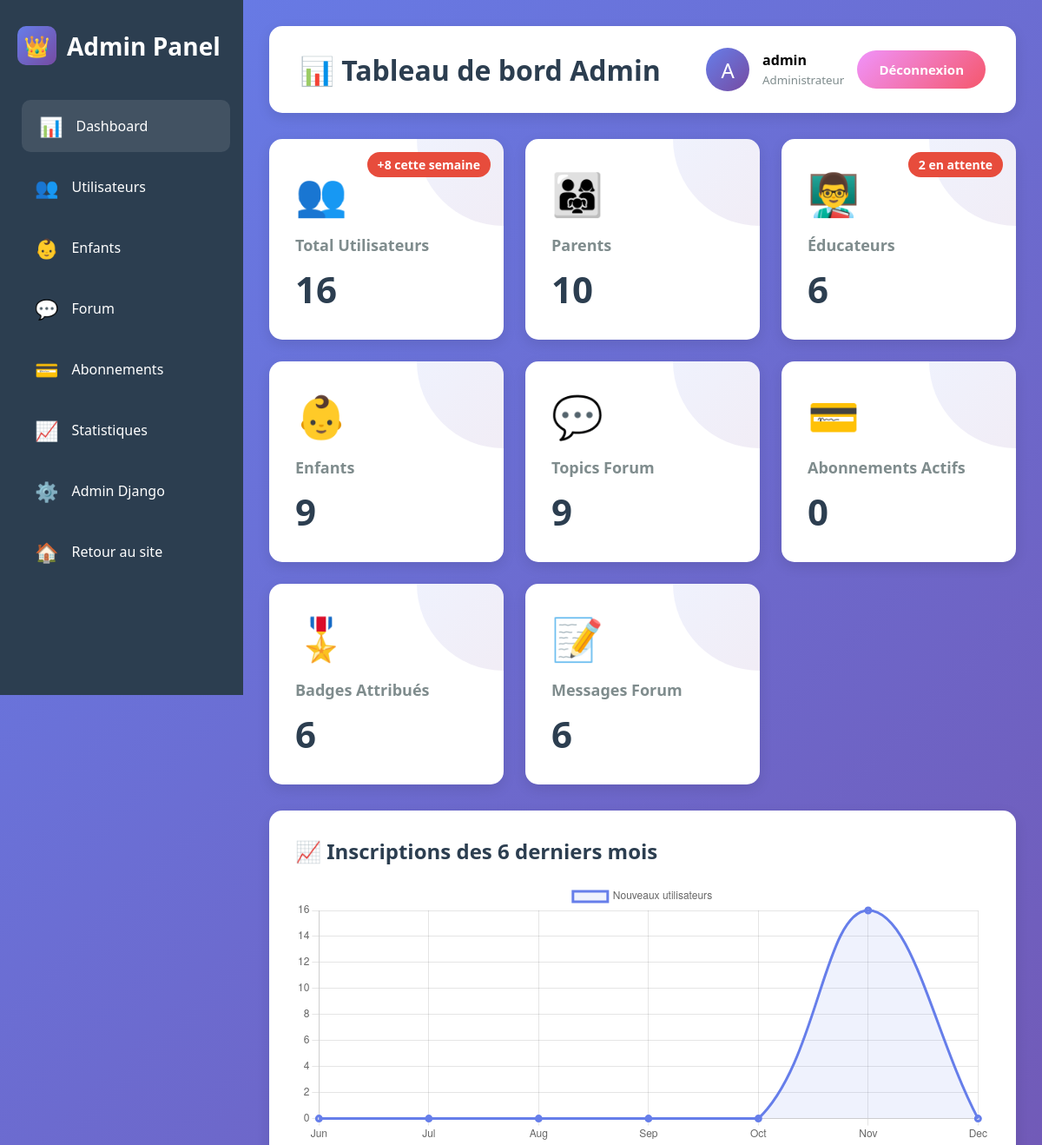
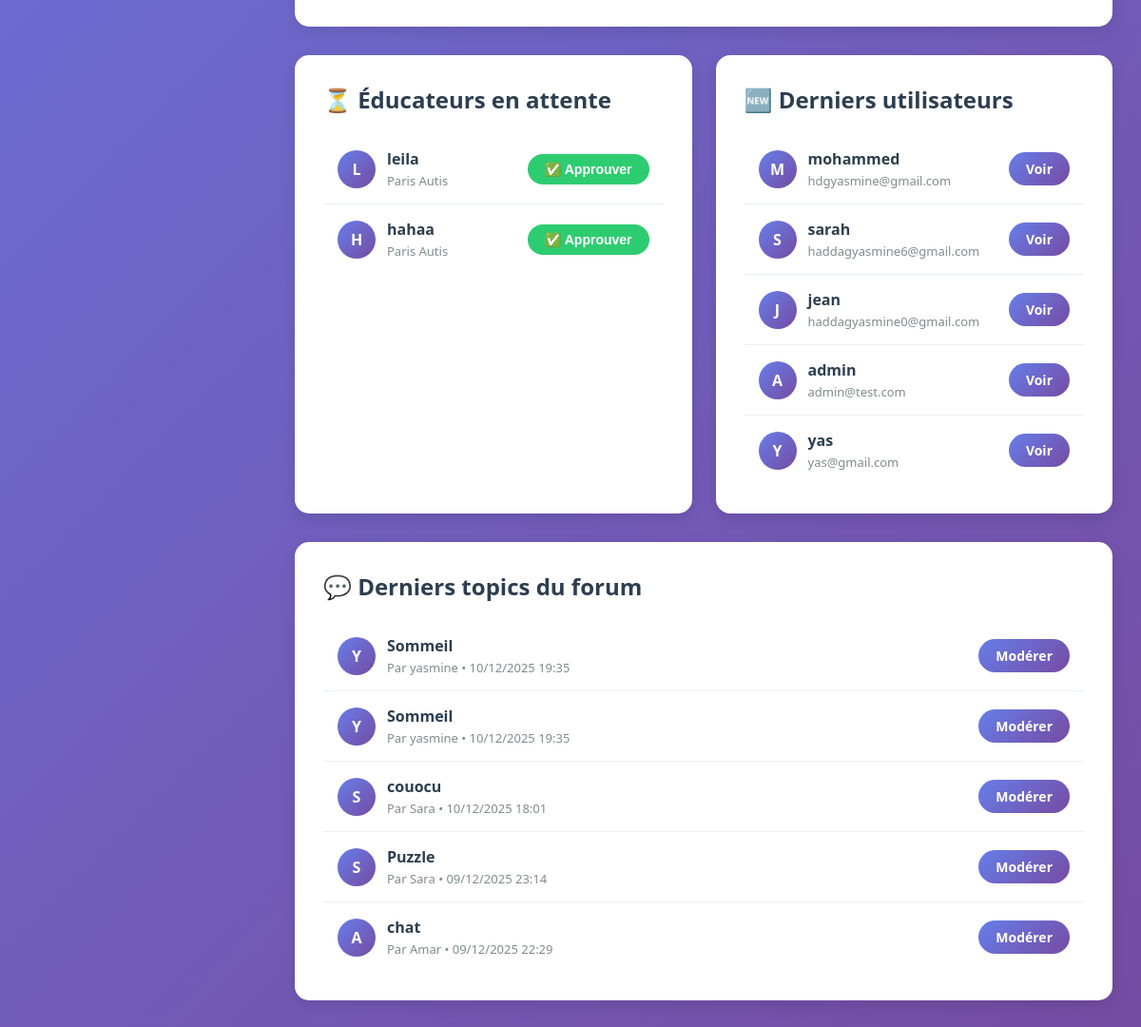
The app's page /admin-dashboard/ (signed in), older data (2 pictures, top to bottom).
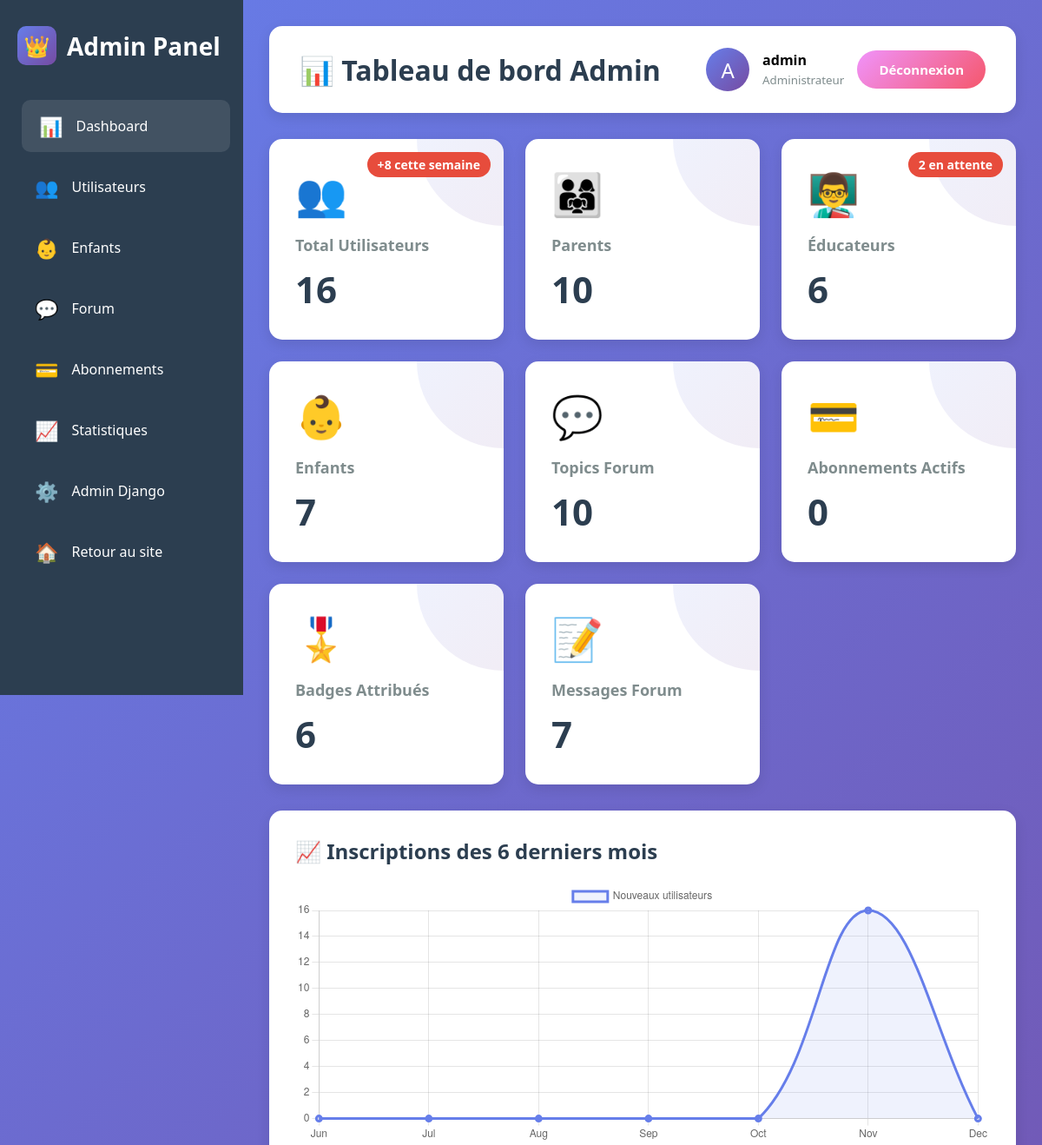
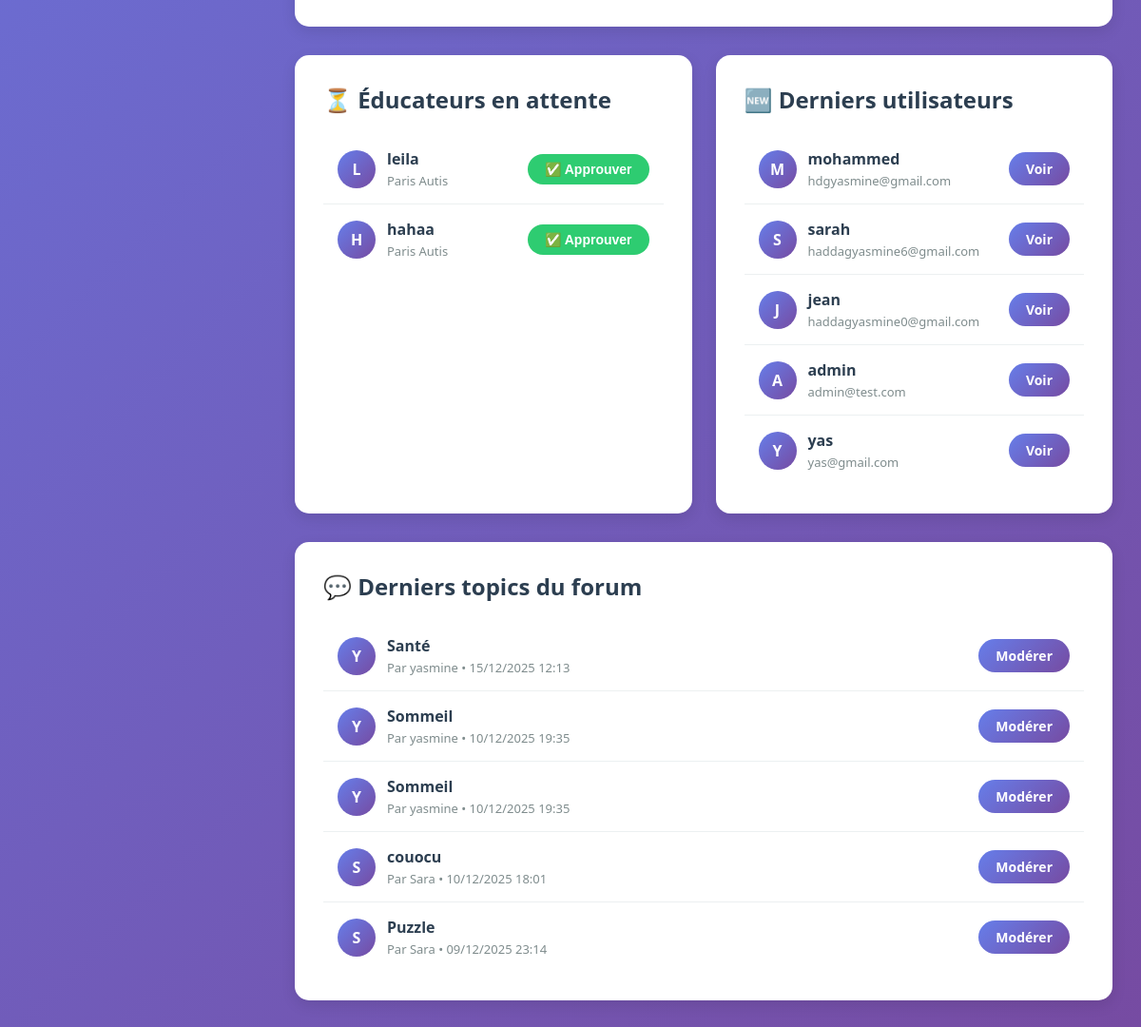
The same page, newer data (2 pictures, top to bottom).
### authen/models.py (models this page shows, shortened)
class UserProfile(models.Model):
    USER_TYPE_CHOICES = [
        ('parent', 'Parent'),
        ('educator', 'Éducateur'),
    ]
    user = models.OneToOneField(User, on_delete=models.CASCADE, related_name='profile')
    user_type = models.CharField(max_length=20, choices=USER_TYPE_CHOICES, default='parent')
    phone = models.CharField(max_length=20, blank=True, null=True)
    institution = models.CharField(max_length=200, blank=True, null=True)
    photo_profil = models.ImageField(upload_to='photos_profil/', blank=True, null=True)
    created_at = models.DateTimeField(auto_now_add=True)
    updated_at = models.DateTimeField(auto_now=True)
    class Meta:
        verbose_name = "Profil Utilisateur"
        verbose_name_plural = "Profils Utilisateurs"

### forum/models.py (models this page shows, shortened)
class Topic(models.Model):
    CATEGORY_CHOICES = [
        ('ecole', '🏫 École et Scolarité'),
        ('alimentation', '🍽️ Alimentation et Repas'),
        ('sommeil', '😴 Sommeil et Routines'),
        ('jeux', '🎮 Jeux et Activités'),
        ('sante', '💊 Santé et Thérapies'),
        ('entraide', '🤝 Entraide et Soutien'),
        ('libre', '💬 Discussions Libres'),
    ]
    title = models.CharField(max_length=200)
    created_by = models.ForeignKey(User, on_delete=models.CASCADE)
    created_at = models.DateTimeField(auto_now_add=True)
    icon = models.CharField(max_length=20, blank=True, null=True)
    category = models.CharField(max_length=20, choices=CATEGORY_CHOICES, default='libre')
    class Meta:
        ordering = ['-created_at']

### authen/admin_views.py (the view)
# urls.py: path('admin-dashboard/', admin_dashboard, name='admin_dashboard'),
@admin_required
def admin_dashboard(request):
    total_users = User.objects.count()
    total_parents = UserProfile.objects.filter(user_type='parent').count()
    total_educators = UserProfile.objects.filter(user_type='educator').count()
    pending_educators = UserProfile.objects.filter(user_type='educator', user__is_active=False).count()
    total_enfants = Enfant.objects.count()
    total_topics = Topic.objects.count()
    total_posts = Post.objects.count()
    active_subscriptions = Subscription.objects.filter(active=True).count()
    week_ago = timezone.now() - timedelta(days=7)
    new_users_week = User.objects.filter(date_joined__gte=week_ago).count()
    total_badges = UserBadge.objects.count()
    recent_users = User.objects.order_by('-date_joined')[:5]
    pending_educator_profiles = UserProfile.objects.filter(
        user_type='educator',
        user__is_active=False
    ).select_related('user')[:5]
    recent_topics = Topic.objects.order_by('-created_at')[:5]
    users_by_month = []
    for i in range(6, -1, -1):
        month_start = timezone.now() - timedelta(days=30*i)
        month_end = timezone.now() - timedelta(days=30*(i-1)) if i > 0 else timezone.now()
        count = User.objects.filter(date_joined__gte=month_start, date_joined__lt=month_end).count()
        users_by_month.append({
            'month': month_start.strftime('%b'),
            'count': count
        })
    context = {
        'total_users': total_users,
        'total_parents': total_parents,
        'total_educators': total_educators,
        'pending_educators': pending_educators,
        'total_enfants': total_enfants,
        'total_topics': total_topics,
        'total_posts': total_posts,
        'active_subscriptions': active_subscriptions,
        'new_users_week': new_users_week,
        'total_badges': total_badges,
        'recent_users': recent_users,
        'pending_educator_profiles': pending_educator_profiles,
        'recent_topics': recent_topics,
        'users_by_month': json.dumps(users_by_month),
    }
    return render(request, 'authen/admin/dashboard.html', context)

### authen/admin_views.py (called while the page is built)
def is_admin(user):
    return user.is_staff or user.is_superuser

### authen/templates/authen/admin/dashboard.html (shortened to what the changed rows need)
<!DOCTYPE html>
<html lang="fr">
<head>
</head>
<body>
    <div class="main-content">
        <div class="top-bar">
            <h1>📊 Tableau de bord Admin</h1>
            <div class="user-profile">
                <div class="user-avatar">{{ user.first_name.0|default:user.username.0|upper }}</div>
                <div>
                    <strong>{{ user.first_name|default:user.username }}</strong><br>
                    <small style="color: #7f8c8d;">Administrateur</small>
                </div>
                <form method="POST" action="{% url 'logout' %}" style="display: inline;">
                    <button type="submit" class="btn-logout">Déconnexion</button>
                </form>
            </div>
        </div>
        <div class="stats-grid">
            <div class="stat-card">
                <div class="icon">👶</div>
                <h3>Enfants</h3>
                <div class="number">{{ total_enfants }}</div>
            </div>
            <div class="stat-card">
                <div class="icon">💬</div>
                <h3>Topics Forum</h3>
                <div class="number">{{ total_topics }}</div>
            </div>
            <div class="stat-card">
                <div class="icon">📝</div>
                <h3>Messages Forum</h3>
                <div class="number">{{ total_posts }}</div>
            </div>
        </div>
        <div class="chart-container">
            <h2>📈 Inscriptions des 6 derniers mois</h2>
        </div>
        <div class="section-grid">
            <div class="section-card">
                <h2>⏳ Éducateurs en attente</h2>
                {% if pending_educator_profiles %}
                    {% for profile in pending_educator_profiles %}
                    <div class="user-item">
                        <div class="user-info">
                            <div class="user-avatar-small">{{ profile.user.username.0|upper }}</div>
                            <div class="user-details">
                                <h4>{{ profile.user.username }}</h4>
                                <p>{{ profile.institution|default:"Sans établissement" }}</p>
                            </div>
                        </div>
                        <form method="POST" action="{% url 'admin_approve_educator' profile.user.id %}" style="display: inline;">
                            <button type="submit" class="btn btn-success" onclick="return confirm('Approuver cet éducateur ?')">✅ Approuver</button>
                        </form>
                    </div>
                    {% endfor %}
                {% else %}
                    <p style="color: #7f8c8d; text-align: center; padding: 20px;">Aucun éducateur en attente</p>
                {% endif %}
            </div>
            <div class="section-card">
                <h2>🆕 Derniers utilisateurs</h2>
                {% for user in recent_users %}
                <div class="user-item">
                    <div class="user-info">
                        <div class="user-avatar-small">{{ user.username.0|upper }}</div>
                        <div class="user-details">
                            <h4>{{ user.username }}</h4>
                            <p>{{ user.email }}</p>
                        </div>
                    </div>
                    <a href="{% url 'admin_user_detail' user.id %}" class="btn btn-primary">Voir</a>
                </div>
                {% endfor %}
            </div>
        </div>
        <div class="section-card">
            <h2>💬 Derniers topics du forum</h2>
            {% for topic in recent_topics %}
            <div class="topic-item">
                <div class="user-info">
                    <div class="user-avatar-small">{{ topic.created_by.username.0|upper }}</div>
                    <div class="user-details">
                        <h4>{{ topic.title }}</h4>
                        <p>Par {{ topic.created_by.username }} • {{ topic.created_at|date:"d/m/Y H:i" }}</p>
                    </div>
                </div>
                <a href="{% url 'admin_forum_moderation' %}" class="btn btn-primary">Modérer</a>
            </div>
            {% endfor %}
        </div>
    </div>
    <script>
        // Données du graphique
        const usersData = {{ users_by_month|safe }};
        // Configuration du graphique
        const ctx = document.getElementById('usersChart').getContext('2d');
        new Chart(ctx, {
            type: 'line',
            data: {
                labels: usersData.map(d => d.month),
                datasets: [{
                    label: 'Nouveaux utilisateurs',
                    data: usersData.map(d => d.count),
                    borderColor: 'rgba(102, 126, 234, 1)',
                    backgroundColor: 'rgba(102, 126, 234, 0.1)',
                    borderWidth: 3,
                    fill: true,
                    tension: 0.4
                }]
            },
            options: {
                responsive: true,
                maintainAspectRatio: true,
                plugins: {
                    legend: {
                        display: true,
                        position: 'top'
                    }
                },
                scales: {
                    y: {
                        beginAtZero: true,
                        ticks: {
                            precision: 0
                        }
                    }
                }
            }
        });
    </script>
</body>
</html>

Row changes from the older to the newer data that the page shows:
no longer on this page (row unchanged): Topic: created_by.username.0 "A", title "chat", created_by.username "Amar", created_at "09/12/2025 22:29"
added Topic: created_by.username.0 "Y", title "Santé", created_by.username "yasmine", created_at "15/12/2025 12:13"
Text that changed along with them:
{{ total_enfants }}: "9" → "7"
{{ total_topics }}: "9" → "10"
{{ total_posts }}: "6" → "7"
